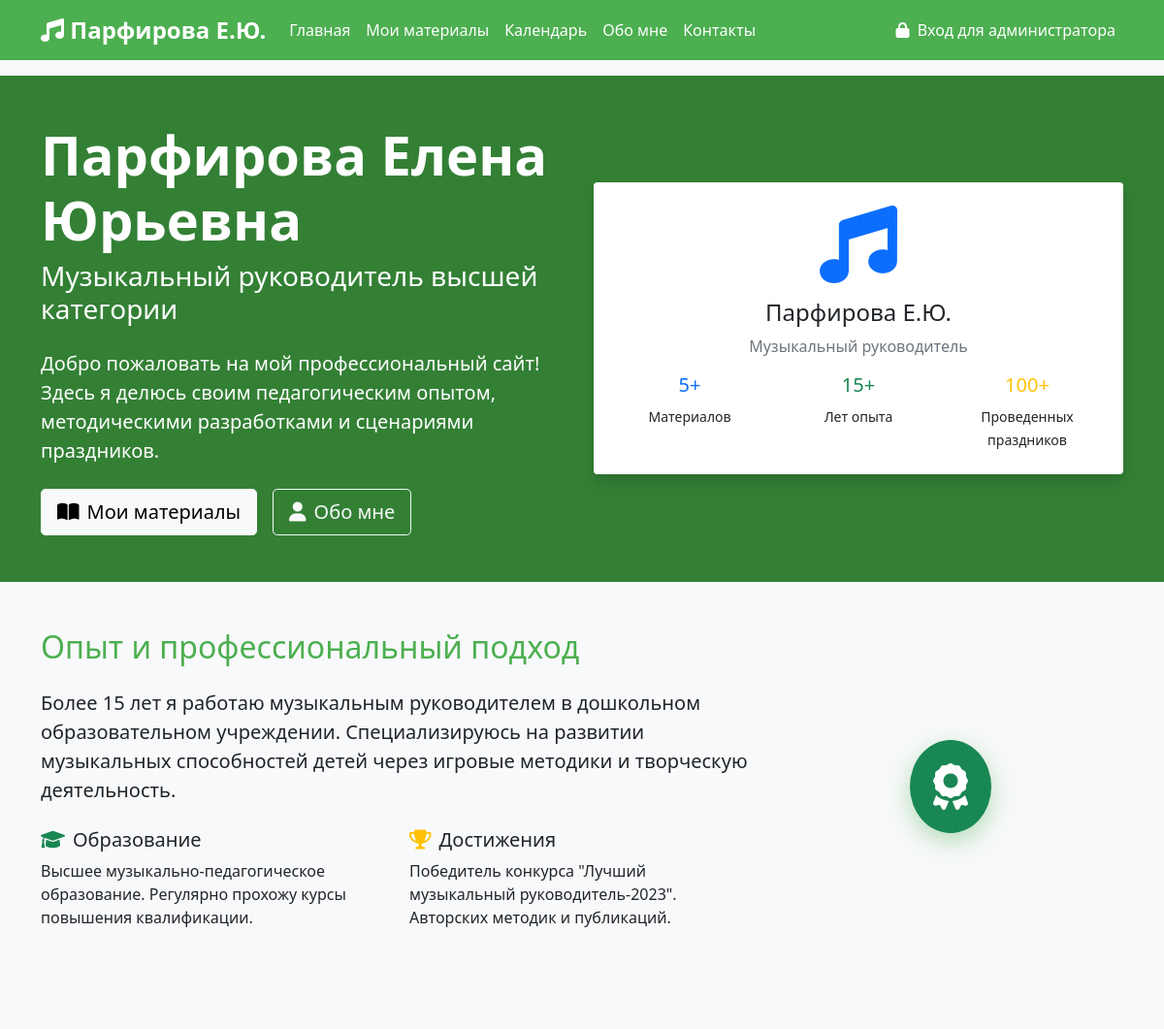
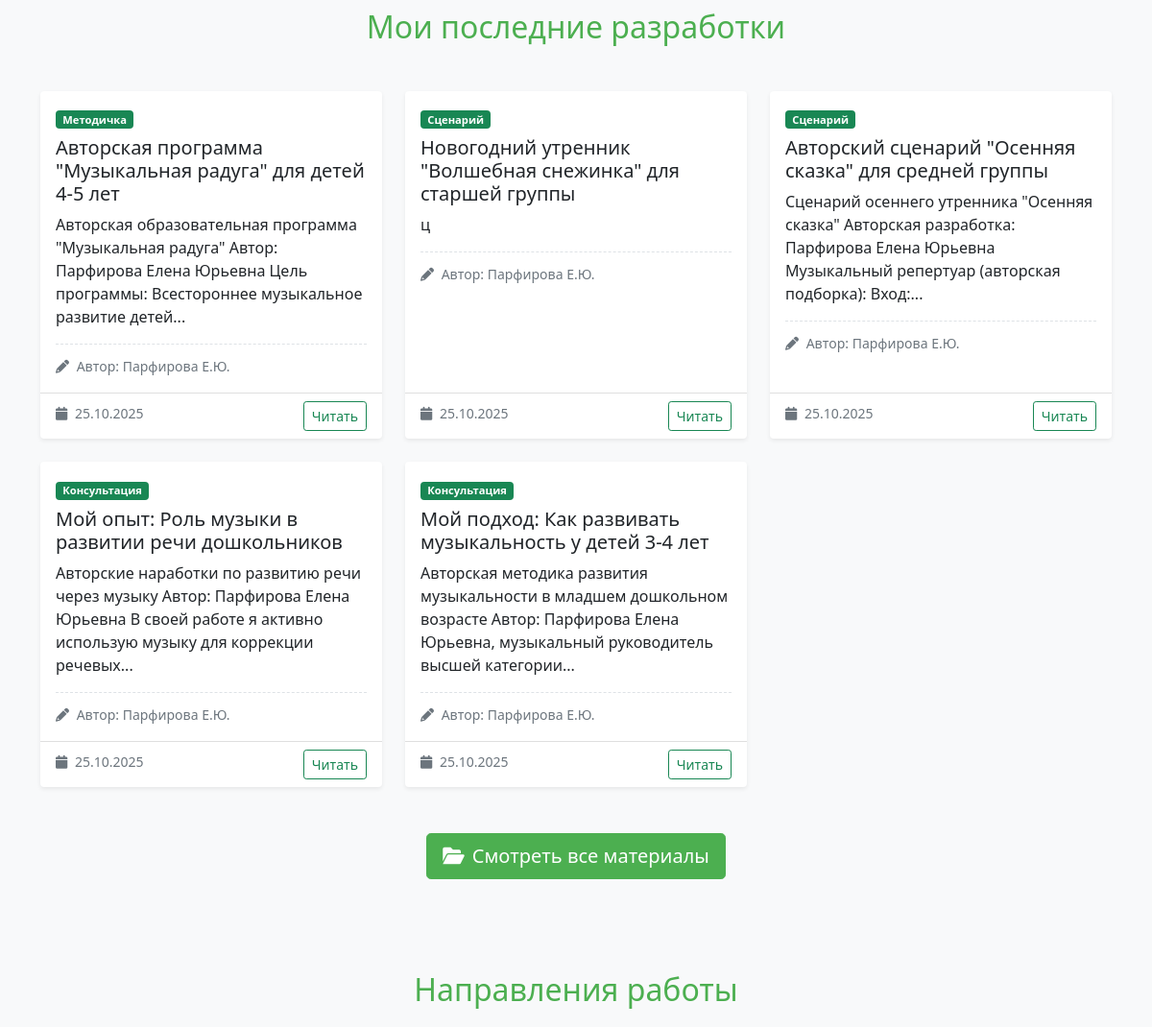
Before: / (upper part) with the older database file (2 pictures, top to bottom).
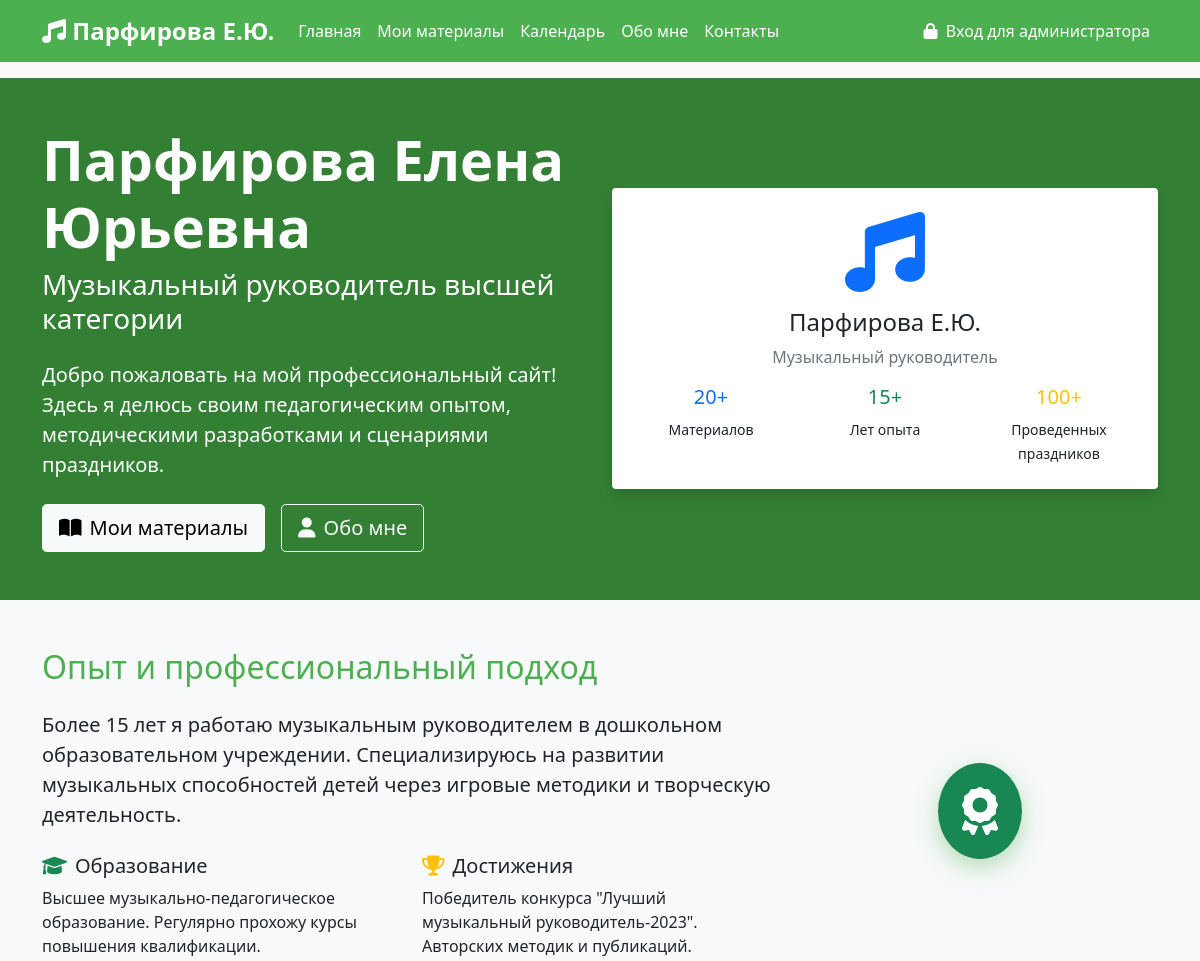
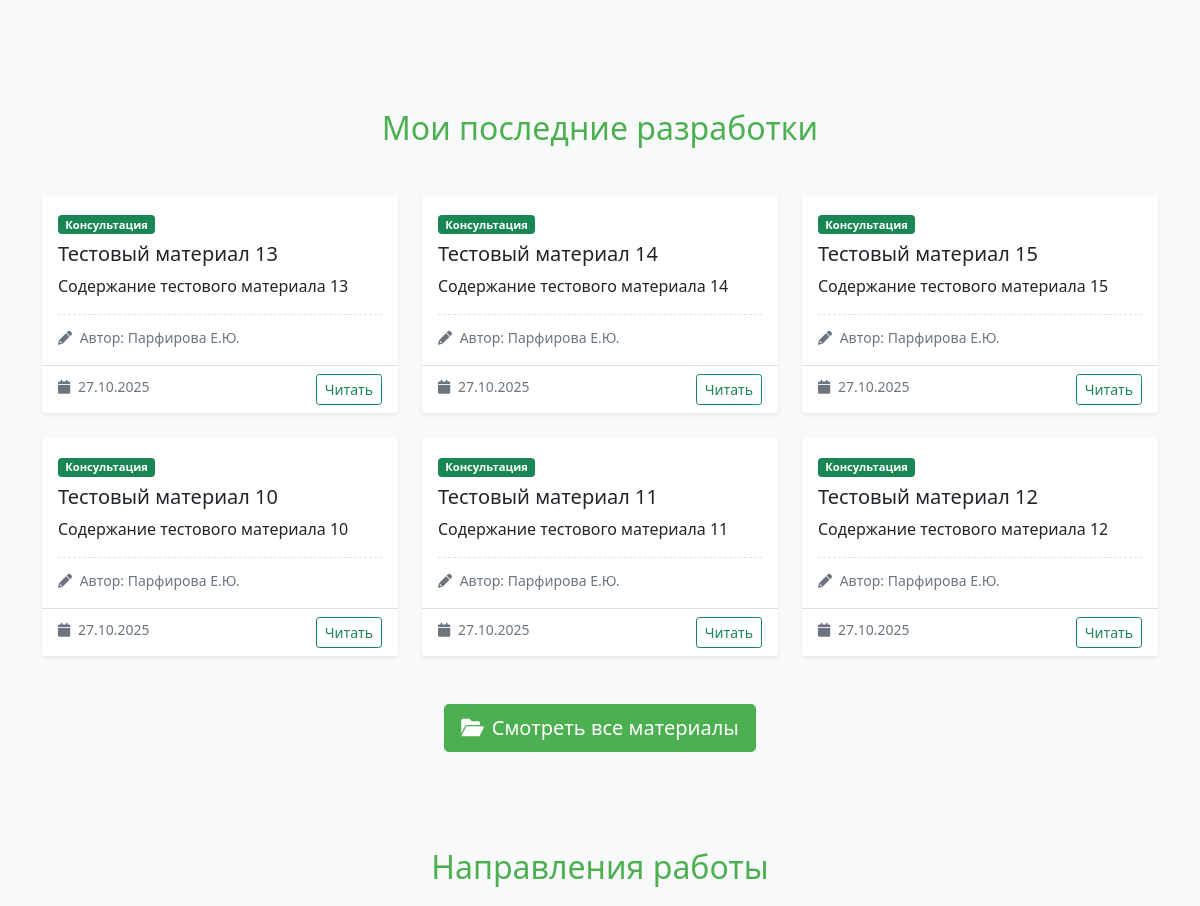
After: the same page with the newer database file (2 pictures, top to bottom).
### models.py (models this page shows)
class Material(db.Model):
    id = db.Column(db.Integer, primary_key=True)
    title = db.Column(db.String(200), nullable=False)
    content = db.Column(db.Text, nullable=False)
    category = db.Column(db.String(50), nullable=False)
    target_audience = db.Column(db.String(50), nullable=False)
    created_date = db.Column(db.DateTime, nullable=False, default=lambda: datetime.now(timezone.utc))
    file_path = db.Column(db.String(300))
    is_published = db.Column(db.Boolean, default=True)

### app.py (the view)
@app.route('/')
def index():
    log_visit('index')
    latest_materials = Material.query.filter_by(is_published=True)\
        .order_by(Material.created_date.desc())\
        .limit(6)\
        .all()
    stats = {
        'total_materials': Material.query.filter_by(is_published=True).count()
    }
    return render_template('index.html',
                         latest_materials=latest_materials,
                         stats=stats)

### app.py (called while the page is built)
def log_visit(page):
    visit = PageVisit(
        page=page,
        ip_address=request.remote_addr
    )
    db.session.add(visit)
    db.session.commit()

### templates/index.html (shortened to what the changed rows need)
{% extends "base.html" %}
{% block content %}
<section class="hero-section py-5" style="background: linear-gradient(135deg, #667eea 0%, #764ba2 100%);">
    <div class="container">
        <div class="row align-items-center">
            <div class="col-lg-6 text-white">
                <h1 class="display-4 fw-bold">Парфирова Елена Юрьевна</h1>
                <h2 class="h3 mb-4">Музыкальный руководитель высшей категории</h2>
            </div>
            <div class="col-lg-6 text-center">
                <div class="profile-card bg-white rounded p-4 shadow">
                    <div class="stats">
                        <div class="row text-center">
                            <div class="col-4">
                                <h5 class="text-primary">{{ stats.total_materials if stats else '6' }}+</h5>
                                <small>Материалов</small>
                            </div>
                        </div>
                    </div>
                </div>
            </div>
        </div>
    </div>
</section>
<section class="py-5">
    <div class="container">
        <div class="row align-items-center">
            <div class="col-lg-8">
                <h2 class="mb-4" style="color: #4CAF50;">Опыт и профессиональный подход</h2>
            </div>
        </div>
    </div>
</section>
<section class="py-5 bg-light">
    <div class="container">
        <h2 class="text-center mb-5" style="color: #4CAF50;">Мои последние разработки</h2>
        <div class="row">
            {% for material in latest_materials %}
            <div class="col-md-4 mb-4">
                <div class="card h-100 shadow-sm">
                    <div class="card-body">
                        <span class="badge bg-success mb-2">
                            {% if material.category == 'consultation' %}Консультация
                            {% elif material.category == 'scenario' %}Сценарий
                            {% elif material.category == 'methodical' %}Методичка
                            {% else %}Статья{% endif %}
                        </span>
                        <h5 class="card-title">{{ material.title }}</h5>
                        <p class="card-text">
                            {{ material.content | striptags | truncate(150) }}
                        </p>
                        <div class="author-signature">
                            <small class="text-muted">
                                <i class="fas fa-pencil-alt me-1"></i>
                                Автор: Парфирова Е.Ю.
                            </small>
                        </div>
                    </div>
                    <div class="card-footer bg-transparent">
                        <small class="text-muted">
                            <i class="fas fa-calendar me-1"></i>
                            {{ material.created_date.strftime('%d.%m.%Y') }}
                        </small>
                        <a href="{{ url_for('material_detail', material_id=material.id) }}"
                            class="btn btn-sm btn-outline-success float-end">
                            Читать
                        </a>
                    </div>
                </div>
            </div>
            {% endfor %}
        </div>
    </div>
</section>
<section class="py-5">
    <div class="container">
        <h2 class="text-center mb-5" style="color: #4CAF50;">Направления работы</h2>
    </div>
</section>
{% endblock %}

Changed rows visible on the page:
no longer on this page (row edited): Material: category "Методичка", title "Авторская программа \"Музыкальная радуга\" для детей 4-5 лет", content "Авторская образовательная программа \"Музыкальная радуга\" Автор: Парфирова Елена Юрьевна Цель программы: Всестороннее музыкальное развитие детей...", created_date "25.10.2025"
removed Material: category "Сценарий", title "Новогодний утренник \"Волшебная снежинка\" для старшей группы", content "ц", created_date "25.10.2025"
no longer on this page (row unchanged): Material: category "Сценарий", title "Авторский сценарий \"Осенняя сказка\" для средней группы", content "Сценарий осеннего утренника \"Осенняя сказка\" Авторская разработка: Парфирова Елена Юрьевна Музыкальный репертуар (авторская подборка): Вход:...", created_date "25.10.2025"
no longer on this page (row unchanged): Material: category "Консультация", title "Мой опыт: Роль музыки в развитии речи дошкольников", content "Авторские наработки по развитию речи через музыку Автор: Парфирова Елена Юрьевна В своей работе я активно использую музыку для коррекции речевых...", created_date "25.10.2025"
no longer on this page (row unchanged): Material: category "Консультация", title "Мой подход: Как развивать музыкальность у детей 3-4 лет", content "Авторская методика развития музыкальности в младшем дошкольном возрасте Автор: Парфирова Елена Юрьевна, музыкальный руководитель высшей категории...", created_date "25.10.2025"
added Material: category "Консультация", title "Тестовый материал 13", content "Содержание тестового материала 13", created_date "27.10.2025"
added Material: category "Консультация", title "Тестовый материал 14", content "Содержание тестового материала 14", created_date "27.10.2025"
added Material: category "Консультация", title "Тестовый материал 15", content "Содержание тестового материала 15", created_date "27.10.2025"
added Material: category "Консультация", title "Тестовый материал 10", content "Содержание тестового материала 10", created_date "27.10.2025"
added Material: category "Консультация", title "Тестовый материал 11", content "Содержание тестового материала 11", created_date "27.10.2025"
added Material: category "Консультация", title "Тестовый материал 12", content "Содержание тестового материала 12", created_date "27.10.2025"
Other visible differences:
{{ stats.total_materials if stats else '6' }}: "5" → "20"
